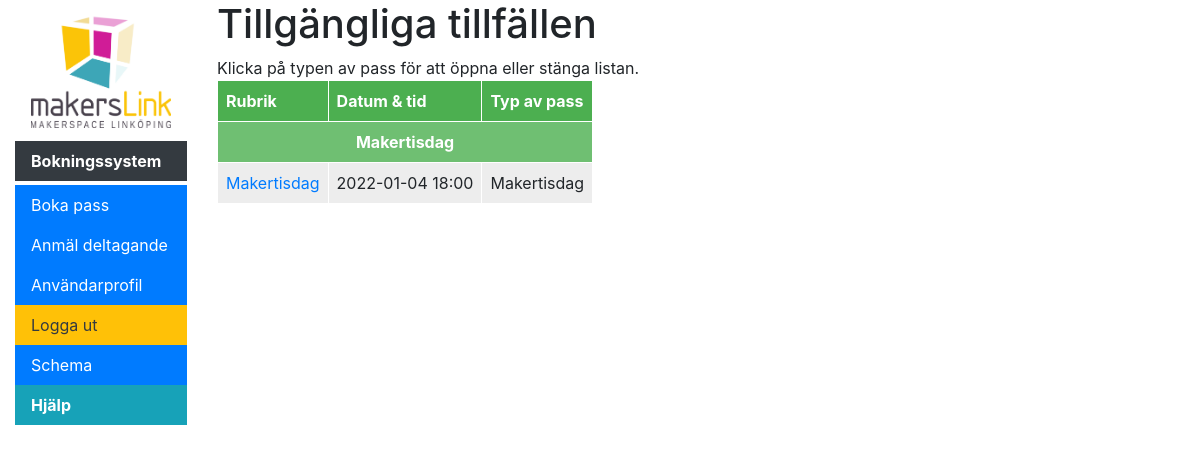
The app's page /scheduler/joinEvent (signed in) with its own data.
### scheduler/models.py (models this page shows, shortened)
class EventTemplate(models.Model):
    name = models.CharField(
        max_length=50, help_text="Enter a human-friendly name for this template")
    count_key = models.CharField(
        max_length=1, help_text="Key displayed when counting participantcy", default='D')
    title = models.CharField(
        max_length=100, help_text="Enter title to be used for booking")
    header = models.CharField(
        max_length=200, help_text="Enter a, optional, header for the event to be inserted after the hosts name into the descriptionfield in the calendar event.", null=True, blank=True)
    body = models.TextField(
        max_length=1000, help_text="Enter a larger body of text to be inserted after the header in the description field in the calendar event", null=True, blank=True)
    num_participants = models.IntegerField(
        default=0, help_text="Number of participants, -1 for infinite")
    calendar = models.ForeignKey('SchedulingCalendar', on_delete=models.SET_NULL,
                                 null=True, help_text="Select the calendar to sync events to.")
    synchronize = models.BooleanField(
        default=True, help_text="If active, scheduled events will be synced to Google calendar upon creation.")
    class Meta:
        ordering = ["name"]
    def __str__(self):
        return self.name

class EventInstance(models.Model):
    STATUS = (
        (-1, 'Ombokning krävs'),
        (0, 'Ledigt'),
        (1, 'Bokat'),
        (2, 'Inställt'),
    )
    id = models.UUIDField(primary_key=True, default=uuid.uuid4,
                          editable=False, help_text="Unique ID for this bookinginstance")
    google_calendar_booking_id = models.CharField(
        max_length=300, help_text="Unique ID from google after instance is created", null=True, blank=True)
    host = models.ForeignKey(
        'accounts.User', on_delete=models.SET_NULL, null=True)
    participants = models.ManyToManyField(
        'accounts.User', related_name="participants", related_query_name="participant", blank=True)
    event = models.ForeignKey('Event', on_delete=models.SET_NULL, null=True)
    start = models.DateTimeField(help_text="Start of event")
    end = models.DateTimeField(help_text="End of event")
    status = models.IntegerField(
        default=0, choices=STATUS, help_text="Instance status")
    period = models.ForeignKey(
        'SchedulingPeriod', on_delete=models.SET_NULL, null=True, blank=True)
    unique_title = models.CharField(max_length=100, default="", blank=True,
                                    help_text="Enter title to be inserted before the header when cancelling, leave blank to use default: {}".format(settings.CANCELLED_TITLE))
    unique_description = models.CharField(max_length=400, default="", blank=True,
                                          help_text="Enter a description for a cancelled event, leave blank to use default: {}".format(settings.CANCELLED_DESCRIPTION))
    @property
    def title(self):
        return self.event.template.title
    @property
    def header(self):
        return self.event.template.header
    class Meta:
        ordering = ["start", "end"]
        unique_together = ('event', 'start', 'end')
        constraints = [
            models.CheckConstraint(
                check=Q(start__lt=F('end')),
                name='check_instance_start_before_end'
            ),
        ]
    def display_host(self):
        return ''.join([self.host.email])
    display_host.short_description = "Host"

class Event(models.Model):
    name = models.CharField(
        max_length=50, help_text="Enter a human-friendly name for this type of Event")
    description = models.CharField(
        max_length=300, help_text="Enter a description for this type of Event", null=True, blank=True)
    template = models.ForeignKey('EventTemplate', on_delete=models.SET_NULL, null=True,
                                 help_text="Select a template for how scheduled Events will look in the calendar.")
    start = models.DateTimeField(
        help_text="Start of event repetition and start time of events", db_index=True)
    end = models.DateTimeField(
        help_text="End time of events, must be after start", db_index=True)
    repeat_end = models.DateTimeField(
        help_text="Date to end repetition, must be after start", null=True, blank=True)
    rule = models.ForeignKey('SchedulingRule', null=True, blank=True,
                             help_text="Select '----' for a one time only event.", on_delete=models.SET_NULL)
    class Meta:
        ordering = ["-start"]
        constraints = [
            models.CheckConstraint(
                check=Q(start__lt=F('end')),
                name='check_start_before_end'
            ),
            models.CheckConstraint(
                check=Q(start__lt=F('repeat_end')),
                name='check_start_before_repeat_end'
            ),
        ]
    """
    Retrieves events between two dates
    If replace=True it replaces generated events with actual objects from DB
    If replace=False it removes generated events where there is an actual object in DB but does not replace it.
    """

### scheduler/views.py (the view)
# urls.py: path('joinEvent', views.EventInstanceListView.as_view(), name='joinEvent'),
class EventInstanceListView(LoginRequiredMixin, generic.ListView):
    model = EventInstance
    def get_queryset(self):
        today = datetime.now().date()
        queryset = EventInstance.objects.all().filter(Q(status=1) & ~Q(event__template__num_participants=0)
                                                      & Q(start__gte=today)).order_by("event__template", "start")
        return queryset

### scheduler/context_processors.py (called while the page is built)
def extra_menu_processor(request):
    extra = {}
    if hasattr(settings, "MENU_TITLE"):
    	extra['menu_title'] = settings.MENU_TITLE
    if hasattr(settings, "LOGO"):
        extra['logo'] = settings.LOGO
    if hasattr(settings, "MENU_EXTRA"):
        extra['menu_extra'] = settings.MENU_EXTRA
    return extra

### scheduler/templates/scheduler/eventinstance_list.html (shortened to what this page needs)
{% extends "base_generic.html" %}
{% block content %}
    <h1>Tillgängliga tillfällen</h1>
    Klicka på typen av pass för att öppna eller stänga listan.
    {% if eventinstance_list %}
        <table>
            <thead>
                <tr>
                    <th>Rubrik</th>
                    <th>Datum & tid</th>
                    <th>Typ av pass</th>
                </tr>
            </thead>
            {% regroup eventinstance_list by event.template as template_list %}
            {% for template in template_list %}
                <tr>
                    <td class="emph sub-head" colspan =3>
                        <a data-toggle="collapse" href="#collapse{{ template.grouper }}" role="button" aria-expanded="false" aria-controls="collapseExample">
                            {{ template.grouper }}
                        </a>
                    </td>
                </tr>
                <tbody class="collapse {% if forloop.first %}show{% endif %}" id="collapse{{ template.grouper }}">
                    {% for eventinstance in template.list %}
                        <tr class="{% cycle 'row-uneven' 'row-even' as rowclass %}">
                            <td><a href="{% url 'eventinstance-join' pk=eventinstance.pk %}">{{ eventinstance.title }}</a></td>
                            <td>{{ eventinstance.start|date:"Y-m-d H:i" }}</td>
                            <td>{{ eventinstance.event.template }}</td>
                        </tr>
                    {% endfor %}
                </tbody>
            {% endfor %}
        </table>
    {% else %}
      <p>No Events have been created.</p>
    {% endif %}
{% endblock %}

### scheduler/templates/base_generic.html (style rules this page uses)
tr.row-uneven { background: #EDEDED; }
td.emph { background: #6fbf72; font-weight:bold; color: white; }
td, th { border: 1px solid #FFFFFF; padding: 8px; }
th { background: #4CAF50; color: white; }
td.emph a { color: white; }
.sub-head { text-align:center; }

### records on screen
EventTemplate: grouper "Makertisdag"
EventInstance: title "Makertisdag", start "2022-01-04 18:00", event.template "Makertisdag"

### other values on screen
{{ menu_title }} "Bokningssystem"
{{ menu_item.name }} "Schema" "Hjälp"
